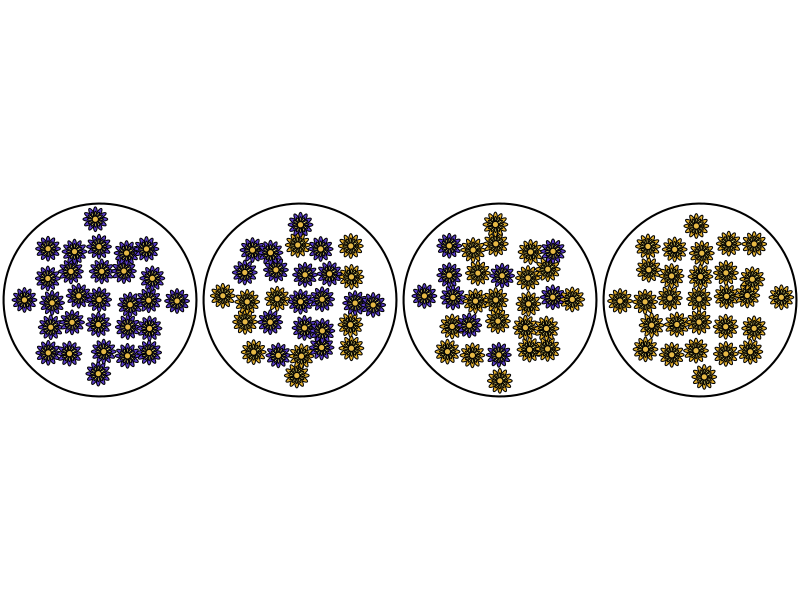
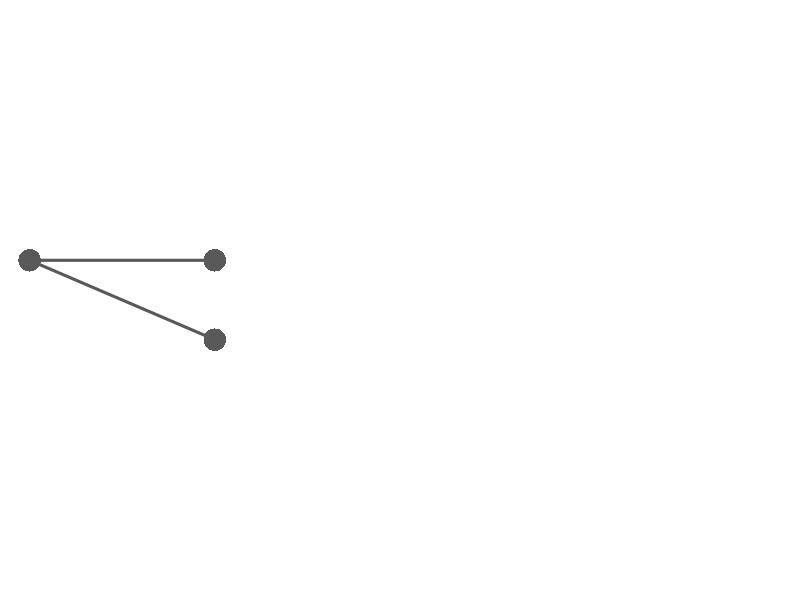
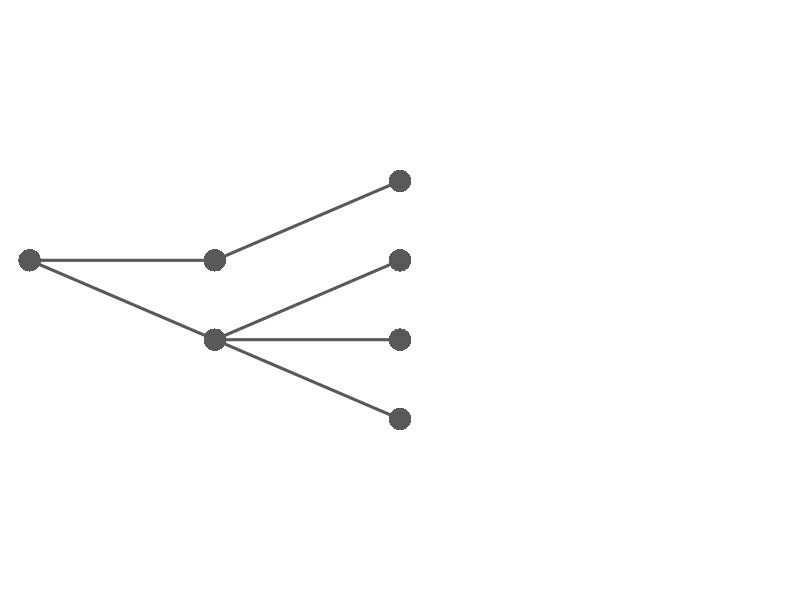
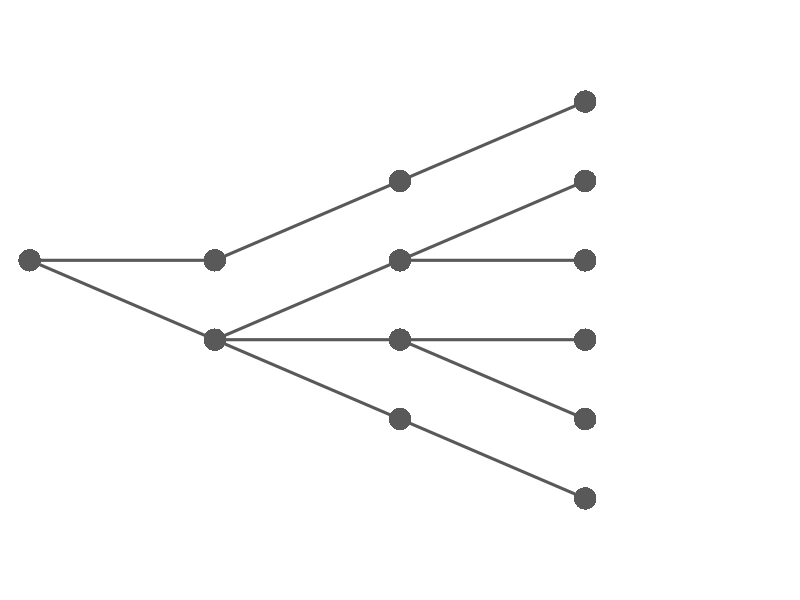
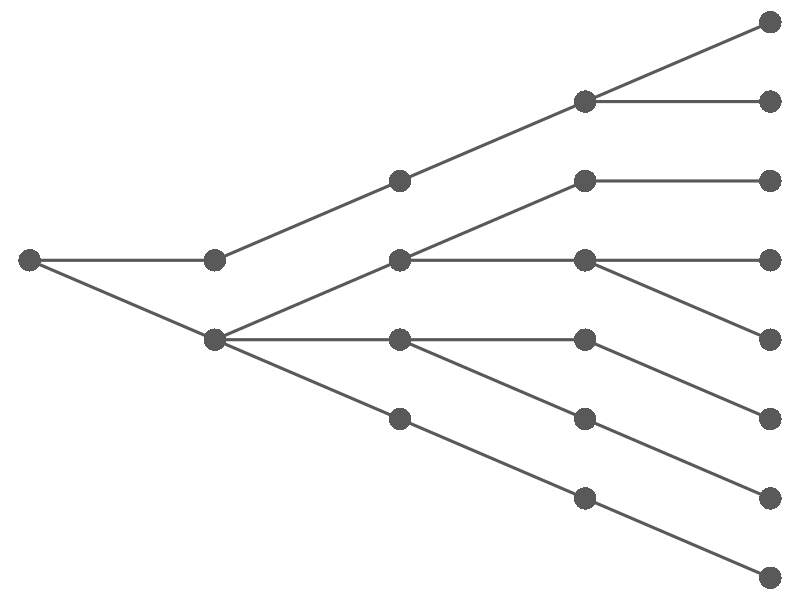
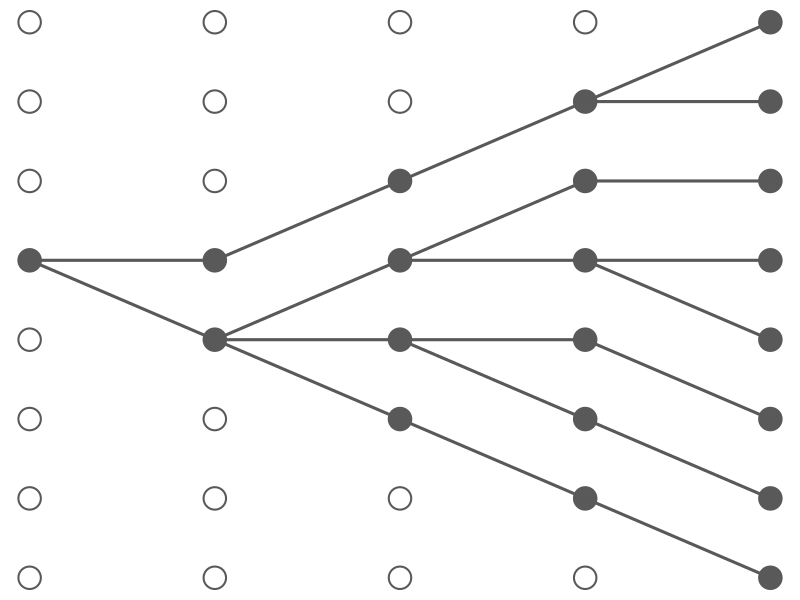
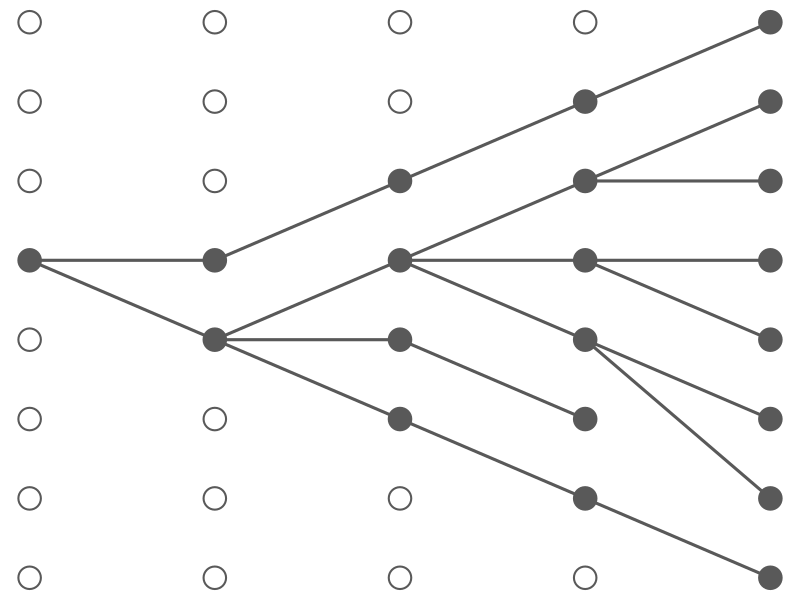
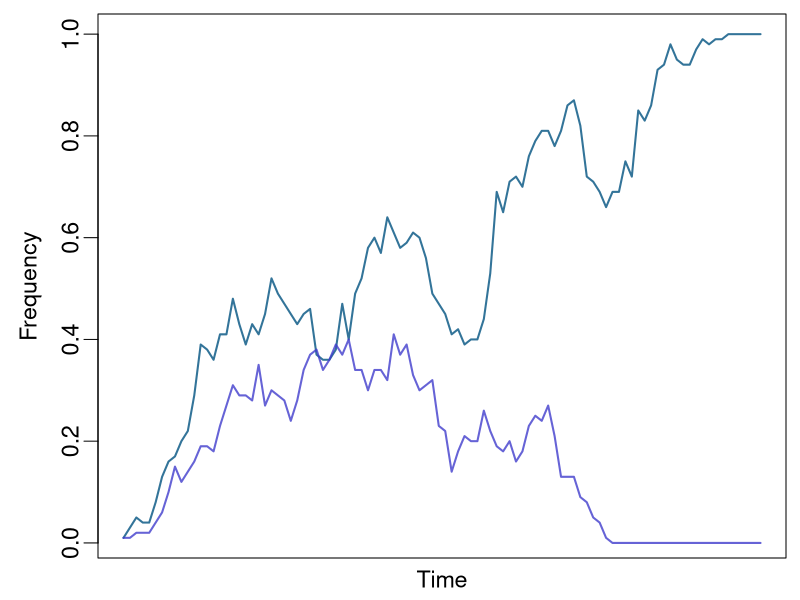

Write R code to recreate these figures, in order.
# flower change through time ----

rtat <- function(xy, x0, y0, theta) {
    r <- matrix(c(cos(theta), sin(theta), -sin(theta), cos(theta)), 
                nrow = 2)
    xy[, 1] <- xy[, 1] - x0
    xy[, 2] <- xy[, 2] - y0
    
    o <- xy %*% r
    o[, 1] <- o[, 1] + x0
    o[, 2] <- o[, 2] + y0
    
    return(o)
}

flwr <- function(x0, y0, r0, r1, col = 'blue') {
    s <- seq(0, 2 * pi, length.out = 50)
    
    p1 <- cbind(x0 + r1 + r1 * cos(s), y0 + 0.65 * r0 * sin(s))
    p2 <- cbind(x0 + 0.65 * r1 + 0.65 * r1 * cos(s), y0 + 0.5 * 0.65 * r0 * sin(s))
    np <- 12 + 1
    for(i in seq(0, 2 * pi, length.out = np)[-np]) {
        polygon(rtat(p1, x0, y0, i), col = col, lwd = 1)
        polygon(rtat(p2, x0, y0, i), col = hsv(0.15, 0.5, 1))
    }
    
    polygon(x0 + r0 * cos(s), y0 + r0 * sin(s), col = hsv(0.12, 0.7, 0.9), lwd = 1)
    
}


x0y0 <- function(n, lim) {
    r <- diff(lim) / 2
    prop <- pi * r^2 / (2 * r)^2
    print(prop)
    n <- ceiling(sqrt(n / prop))
    
    xiyi <- expand.grid(seq(lim[1], lim[2], length.out = n), seq(lim[1], lim[2], length.out = n))
    d <- sqrt(xiyi[, 1]^2 + xiyi[, 2]^2)
    
    return(as.matrix(xiyi[d <= r, ]))
}

pop <- function(n, cols, probs) {
    xy <- jitter(x0y0(n, c(-10, 10)))
    
    par(mar = rep(0, 4))
    plot(1, xlim = c(-12, 12), ylim = c(-12, 12), asp = 1, type = 'n', axes = FALSE)
    
    for(i in 1:nrow(xy)) {
        flwr(xy[i, 1], xy[i, 2], 0.4, 0.8, cols[sample(1:2, 1, prob = probs)])
    }
}

pdf('evol-thr/fig_pop-change.pdf', width = 16, height = 4)
layout(matrix(1:4, nrow = 1))
for(i in c(0, 0.25, 0.75, 1)) {
    pop(30, hsv(c(0.7, 0.12), c(0.7, 0.8), c(0.8, 0.9)), c(1 - i, i))
    s <- seq(0, 2 * pi, length.out = 100)
    lines(12.5 * cos(s), 12.5 * sin(s), lwd = 2)
}
dev.off()


# coalescence ----

xy <- expand.grid(1:5, 1:8)
n <- c(8, 6, 4, 2, 1)

e <- list(matrix(c(8, 7, 
                   7, 7, 
                   6, 6, 
                   5, 5, 
                   4, 5,
                   3, 4,
                   2, 3,
                   1, 2), byrow = TRUE, ncol = 2), 
          matrix(c(7, 6, 
                   6, 5, 
                   5, 5, 
                   4, 4, 
                   3, 4, 
                   2, 3), byrow = TRUE, ncol = 2), 
          matrix(c(6, 5, 
                   5, 4, 
                   4, 4, 
                   3, 4), byrow = TRUE, ncol = 2), 
          matrix(c(5, 5, 
                   4, 5), byrow = TRUE, ncol = 2))


coal <- function(ngen, xy, edges, bgcol = 'gray35') {
    par(mar = rep(0, 4), cex = 3, lwd = 2)
    plot(xy, col = bgcol, axes = FALSE)
    points(1, 5, pch = 16, col = 'gray35')
    
    if(ngen < 5) {
        for(i in 4:ngen) {
            x <- 5 - i + 1
            j <- (8 - n[i]) / 2
            y <- (1 + ceiling(j)):(8 - floor(j))
            
            segments(x, edges[[i]][, 1], x - 1, edges[[i]][, 2], col = 'gray35', lwd = 3)
            points(rep(x, length(y)), y, pch = 16, col = 'gray35')
        }
    }
}

for(k in 5:1) {
    pdf(sprintf('evol-thr/fig_coal%s.pdf', 6 - k), width = 6, height = 4)
    coal(k, xy, e, bgcol = 'transparent')
    dev.off()
}

pdf('evol-thr/fig_coal_K.pdf', width = 6, height = 4)
coal(1, xy, e, bgcol = 'gray35')
dev.off()


# coal with selection

eSelect <- e
eSelect[[1]][2, ] <- c(7, 6)
eSelect[[1]][6, ] <- c(3, 4)
eSelect[[1]][7, ] <- c(2, 4)
eSelect[[2]][4, ] <- c(4, 5)

pdf('evol-thr/fig_coal-select.pdf', width = 6, height = 4)
coal(1, xy, eSelect)
dev.off()


# drift and selection time series ----

wfDrift <- function(f0, N, tgen, s = 0) {
    ff <- rep(0, tgen)
    ff[1] <- f0
    
    if(s == 0) {
        p <- function(f) f / N
    } else {
        p <- function(f) {
            o <- f * s / N 
            if(o > 1) o <- 1
            
            return(o)
        }
    }
    for(i in 2:tgen) {
        ff[i] <- rbinom(1, N, p(ff[i - 1]))
    }
    
    return(ff / N)
}


# drift

B <- 1000
set.seed(1)
foo <- replicate(B, wfDrift(1, 100, 100))

pdf('evol-thr/fig_drift-timeseries.pdf', width = 6, height = 4)
par(mar = c(1, 3, 0, 0) + 0.5, mgp = c(2, 0.5, 0), cex = 1.4)
plot(foo[, which(foo[100, ] == 1)[1]], type = 'l', lwd = 2, 
     col = hsv(0.56, 1, 0.5, alpha = 0.8), 
     xlab = '', ylab = 'Frequency', xaxt = 'n')
mtext('Time', side = 1, line = 0.25, cex = 1.4)
points(foo[, which(colSums(foo > 0.4) > 0 & foo[100, ] == 0)[2]], type = 'l', lwd = 2,
       col = hsv(0.67, 0.7, 0.8, alpha = 0.8))
dev.off()


# selection

B <- 200
set.seed(2)
doo <- replicate(B, wfDrift(1, 100, 100, 1.08))

pdf('evol-thr/fig_selection-timeseries.pdf', width = 6, height = 4)
par(mar = c(1, 3, 0, 0) + 0.5, mgp = c(2, 0.5, 0), cex = 1.4)
plot(doo[, which.max(colSums(doo == 1))], type = 'l', lwd = 2, 
     col = hsv(0.02, 1, 0.5, alpha = 0.8), 
     xlab = '', ylab = 'Frequency', xaxt = 'n')
mtext('Time', side = 1, line = 0.25, cex = 1.4)
points(doo[, which.min(abs(colSums(doo == 1) - 30))], type = 'l', lwd = 2,
       col = hsv(0.1, 0.7, 0.8, alpha = 0.8))
dev.off()


# fitness landscape ----

library(MASS)
library(viridis)
x <- c(rnorm(50), rnorm(30, -2, 0.5), rnorm(70, 1, 0.5))
y <- c(rnorm(60, -1, 0.5), rnorm(50, 2, 0.5), rnorm(40, 0, 0.1))
z <- kde2d(x, y)$z

colz <- viridis(100)
zFacetCenter <- (z[-1, -1] + z[-1, -ncol(z)] + z[-nrow(z), -1] + z[-nrow(z), -ncol(z)])/4
zFacetRange<-cut(zFacetCenter, length(colz))

pdf('evol-thr/fig_fitness_lscape.pdf', width = 5, height = 5)
par(mar = rep(0, 4))
persp(z, 
      theta = -60, phi = 30, expand = 3, scale = FALSE,
      shade = NA, col = colz[zFacetRange], border = 'grey',
      zlim = c(0.01, 0.06), box=FALSE)
dev.off()
